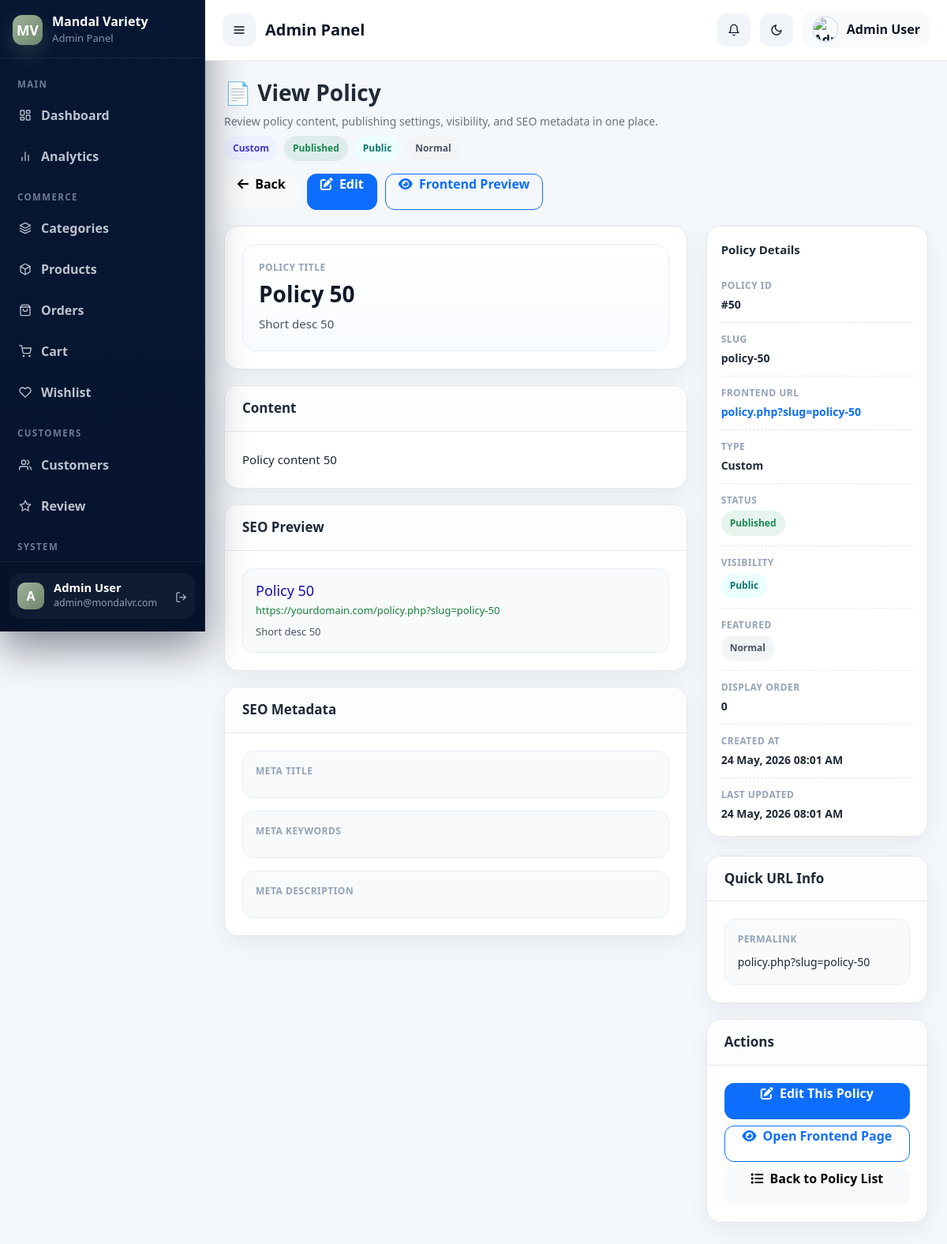
/admin/policies/view.php?id=50 (signed in), run on the app's committed database.
### tables this page shows
CREATE TABLE `policies` (
  `id` int(11) NOT NULL,
  `title` varchar(255) NOT NULL,
  `slug` varchar(255) NOT NULL,
  `type` enum('privacy_policy','terms_conditions','refund_policy','shipping_policy','cancellation_policy','about_us','contact_us','faq','custom') DEFAULT 'custom',
  `short_description` text DEFAULT NULL,
  `content` longtext DEFAULT NULL,
  `status` enum('draft','published','archived') DEFAULT 'draft',
  `visibility` enum('public','private') DEFAULT 'public',
  `is_featured` tinyint(1) DEFAULT 0,
  `display_order` int(11) DEFAULT 0,
  `meta_title` varchar(255) DEFAULT NULL,
  `meta_keywords` text DEFAULT NULL,
  `meta_description` text DEFAULT NULL,
  `created_at` timestamp NOT NULL DEFAULT current_timestamp(),
  `updated_at` timestamp NOT NULL DEFAULT current_timestamp() ON UPDATE current_timestamp()
);

### admin/includes/config.php (called while the page is built, shortened)
<?php
if (!function_exists('e')) {
    function e($string) {
        return htmlspecialchars($string ?? '', ENT_QUOTES, 'UTF-8');
    }
}
?>

### admin/policies/view.php (the view, shortened to what this page needs)
<?php
include '../includes/header.php';
include '../includes/sidebar.php';
$policyId = (int)($_GET['id'] ?? 0);
try {
    $stmt = $conn->prepare("
        SELECT
            id,
            title,
            slug,
            type,
            short_description,
            content,
            status,
            visibility,
            is_featured,
            display_order,
            meta_title,
            meta_keywords,
            meta_description,
            created_at,
            updated_at
        FROM policies
        WHERE id = ?
        LIMIT 1
    ");
    $stmt->execute([$policyId]);
    $policy = $stmt->fetch(PDO::FETCH_ASSOC);
} catch (Exception $ex) {
    echo '<div class="w-100"><div class="container-fluid p-4"><div class="alert alert-danger">Unable to load policy details.</div></div></div>';
    include '../includes/footer.php';
    exit;
}
$typeLabels = [
    'privacy_policy' => 'Privacy Policy',
    'terms_conditions' => 'Terms & Conditions',
    'refund_policy' => 'Refund Policy',
    'shipping_policy' => 'Shipping Policy',
    'cancellation_policy' => 'Cancellation Policy',
    'about_us' => 'About Us',
    'contact_us' => 'Contact Us',
    'faq' => 'FAQ',
    'custom' => 'Custom',
];
$typeLabel = $typeLabels[$policy['type'] ?? 'custom'] ?? 'Custom';
$status = $policy['status'] ?? 'draft';
$visibility = $policy['visibility'] ?? 'public';
$isFeatured = !empty($policy['is_featured']);
?>
<div class="w-100">
    <?php include '../includes/topbar.php'; ?>
    <div class="container-fluid policy-view-page">
        <div class="policy-view-header">
            <div>
                <h4 class="policy-view-title">📄 View Policy</h4>
                <p class="policy-view-subtitle">Review policy content, publishing settings, visibility, and SEO metadata in one place.</p>
                <div class="policy-badges">
                    <span class="policy-badge badge-type"><?= e($typeLabel) ?></span>
                    <?php if ($status === 'published'): ?>
                        <span class="policy-badge badge-published">Published</span>
                    <?php elseif ($status === 'archived'): ?>
                        <span class="policy-badge badge-archived">Archived</span>
                    <?php else: ?>
                        <span class="policy-badge badge-draft">Draft</span>
                    <?php endif; ?>
                    <?php if ($visibility === 'private'): ?>
                        <span class="policy-badge badge-private">Private</span>
                    <?php else: ?>
                        <span class="policy-badge badge-public">Public</span>
                    <?php endif; ?>
                    <?php if ($isFeatured): ?>
                        <span class="policy-badge badge-featured">Featured</span>
                    <?php else: ?>
                        <span class="policy-badge badge-normal">Normal</span>
                    <?php endif; ?>
                </div>
            </div>
            <div class="action-group">
                <a href="list.php" class="btn btn-light btn-policy">
                    <i class="fa fa-arrow-left me-1"></i> Back
                </a>
                <a href="edit.php?id=<?= (int)$policy['id'] ?>" class="btn btn-primary btn-policy">
                    <i class="fa fa-edit me-1"></i> Edit
                </a>
                <a href="../../policy.php?slug=<?= urlencode($policy['slug']) ?>" target="_blank" class="btn btn-outline-primary btn-policy">
                    <i class="fa fa-eye me-1"></i> Frontend Preview
                </a>
            </div>
        </div>
        <div class="row g-4">
            <div class="col-lg-8">
                <div class="policy-card">
                    <div class="policy-card-body">
                        <div class="policy-highlight-box">
                            <span class="policy-label">Policy Title</span>
                            <h2 class="mb-2" style="font-size:28px; font-weight:800; color:#111827;">
                                <?= e($policy['title']) ?>
                            </h2>
                            <?php if (!empty($policy['short_description'])): ?>
                                <p class="policy-short-desc"><?= e($policy['short_description']) ?></p>
                            <?php else: ?>
                                <p class="policy-short-desc empty-data">No short description added.</p>
                            <?php endif; ?>
                        </div>
                    </div>
                </div>
                <div class="policy-card">
                    <div class="policy-card-header">
                        <h5 class="policy-card-title">Content</h5>
                    </div>
                    <div class="policy-card-body">
                        <?php if (!empty($policy['content'])): ?>
                            <div class="policy-main-text"><?= nl2br(e($policy['content'])) ?></div>
                        <?php else: ?>
                            <div class="empty-data">No policy content available.</div>
                        <?php endif; ?>
                    </div>
                </div>
                <div class="policy-card">
                    <div class="policy-card-header">
                        <h5 class="policy-card-title">SEO Preview</h5>
                    </div>
                    <div class="policy-card-body">
                        <div class="policy-seo-preview">
                            <div class="policy-seo-title">
                                <?= e($policy['meta_title'] ?: $policy['title']) ?>
                            </div>
                            <div class="policy-seo-url">
                                <?= e('https://yourdomain.com/policy.php?slug=' . ($policy['slug'] ?: 'policy-page')) ?>
                            </div>
                            <div class="policy-seo-desc">
                                <?= e($policy['meta_description'] ?: ($policy['short_description'] ?: 'No SEO description added.')) ?>
                            </div>
                        </div>
                    </div>
                </div>
                <div class="policy-card">
                    <div class="policy-card-header">
                        <h5 class="policy-card-title">SEO Metadata</h5>
                    </div>
                    <div class="policy-card-body">
                        <div class="row g-3">
                            <div class="col-12">
                                <div class="policy-meta-box">
                                    <span class="policy-label">Meta Title</span>
                                </div>
                            </div>
                            <div class="col-12">
                                <div class="policy-meta-box">
                                    <span class="policy-label">Meta Keywords</span>
                                </div>
                            </div>
                            <div class="col-12">
                                <div class="policy-meta-box">
                                    <span class="policy-label">Meta Description</span>
                                </div>
                            </div>
                        </div>
                    </div>
                </div>
            </div>
            <div class="col-lg-4">
                <div class="policy-side-card">
                    <div class="policy-side-title">Policy Details</div>
                    <div class="policy-side-item">
                        <span class="policy-side-label">Policy ID</span>
                        <div class="policy-side-value">#<?= (int)$policy['id'] ?></div>
                    </div>
                    <div class="policy-side-item">
                        <span class="policy-side-label">Slug</span>
                        <div class="policy-side-value"><?= e($policy['slug'] ?: 'N/A') ?></div>
                    </div>
                    <div class="policy-side-item">
                        <span class="policy-side-label">Frontend URL</span>
                        <div class="policy-side-value">
                            <a href="../../policy.php?slug=<?= urlencode($policy['slug']) ?>" target="_blank" class="text-decoration-none">
                                <?= e('policy.php?slug=' . ($policy['slug'] ?: 'policy-page')) ?>
                            </a>
                        </div>
                    </div>
                    <div class="policy-side-item">
                        <span class="policy-side-label">Type</span>
                        <div class="policy-side-value"><?= e($typeLabel) ?></div>
                    </div>
                    <div class="policy-side-item">
                        <span class="policy-side-label">Status</span>
                        <div class="policy-side-value">
                            <?php if ($status === 'published'): ?>
                                <span class="policy-badge badge-published">Published</span>
                            <?php elseif ($status === 'archived'): ?>
                                <span class="policy-badge badge-archived">Archived</span>
                            <?php else: ?>
                                <span class="policy-badge badge-draft">Draft</span>
                            <?php endif; ?>
                        </div>
                    </div>
                    <div class="policy-side-item">
                        <span class="policy-side-label">Visibility</span>
                        <div class="policy-side-value">
                            <?php if ($visibility === 'private'): ?>
                                <span class="policy-badge badge-private">Private</span>
                            <?php else: ?>
                                <span class="policy-badge badge-public">Public</span>
                            <?php endif; ?>
                        </div>
                    </div>
                    <div class="policy-side-item">
                        <span class="policy-side-label">Featured</span>
                        <div class="policy-side-value">
                            <?php if ($isFeatured): ?>
                                <span class="policy-badge badge-featured">Yes, Featured</span>
                            <?php else: ?>
                                <span class="policy-badge badge-normal">Normal</span>
                            <?php endif; ?>
                        </div>
                    </div>
                    <div class="policy-side-item">
                        <span class="policy-side-label">Display Order</span>
                        <div class="policy-side-value"><?= (int)($policy['display_order'] ?? 0) ?></div>
                    </div>
                    <div class="policy-side-item">
                        <span class="policy-side-label">Created At</span>
                        <div class="policy-side-value">
                            <?= !empty($policy['created_at']) ? date('d M, Y h:i A', strtotime($policy['created_at'])) : 'N/A' ?>
                        </div>
                    </div>
                    <div class="policy-side-item">
                        <span class="policy-side-label">Last Updated</span>
                        <div class="policy-side-value">
                            <?= !empty($policy['updated_at']) ? date('d M, Y h:i A', strtotime($policy['updated_at'])) : 'N/A' ?>
                        </div>
                    </div>
                </div>
                <div class="policy-card mt-4">
                    <div class="policy-card-header">
                        <h5 class="policy-card-title">Quick URL Info</h5>
                    </div>
                    <div class="policy-card-body">
                        <div class="policy-slug-box">
                            <span class="policy-label">Permalink</span>
                            <div class="policy-value"><?= e('policy.php?slug=' . ($policy['slug'] ?: 'policy-page')) ?></div>
                        </div>
                    </div>
                </div>
                <div class="policy-card">
                    <div class="policy-card-header">
                        <h5 class="policy-card-title">Actions</h5>
                    </div>
                    <div class="policy-card-body">
                        <div class="d-grid gap-2">
                            <a href="edit.php?id=<?= (int)$policy['id'] ?>" class="btn btn-primary btn-policy">
                                <i class="fa fa-edit me-1"></i> Edit This Policy
                            </a>
                            <a href="../../policy.php?slug=<?= urlencode($policy['slug']) ?>" target="_blank" class="btn btn-outline-primary btn-policy">
                                <i class="fa fa-eye me-1"></i> Open Frontend Page
                            </a>
                            <a href="list.php" class="btn btn-light btn-policy">
                                <i class="fa fa-list me-1"></i> Back to Policy List
                            </a>
                        </div>
                    </div>
                </div>
            </div>
        </div>
    </div>
</div>
<?php include '../includes/footer.php'; ?>

### data on the page
policies: type "Custom", title "Policy 50", short_description "Short desc 50", content "Policy content 50", slug "https://yourdomain.com/policy.php?slug=policy-50", id "50", slug "policy-50", slug "policy.php?slug=policy-50", display_order "0", created_at "24 May, 2026 08:01 AM", updated_at "24 May, 2026 08:01 AM"

### other printed values
substr($adminName, 0, 1) "A"
$adminName "Admin User"
$adminEmail "admin@mondalvr.com"
